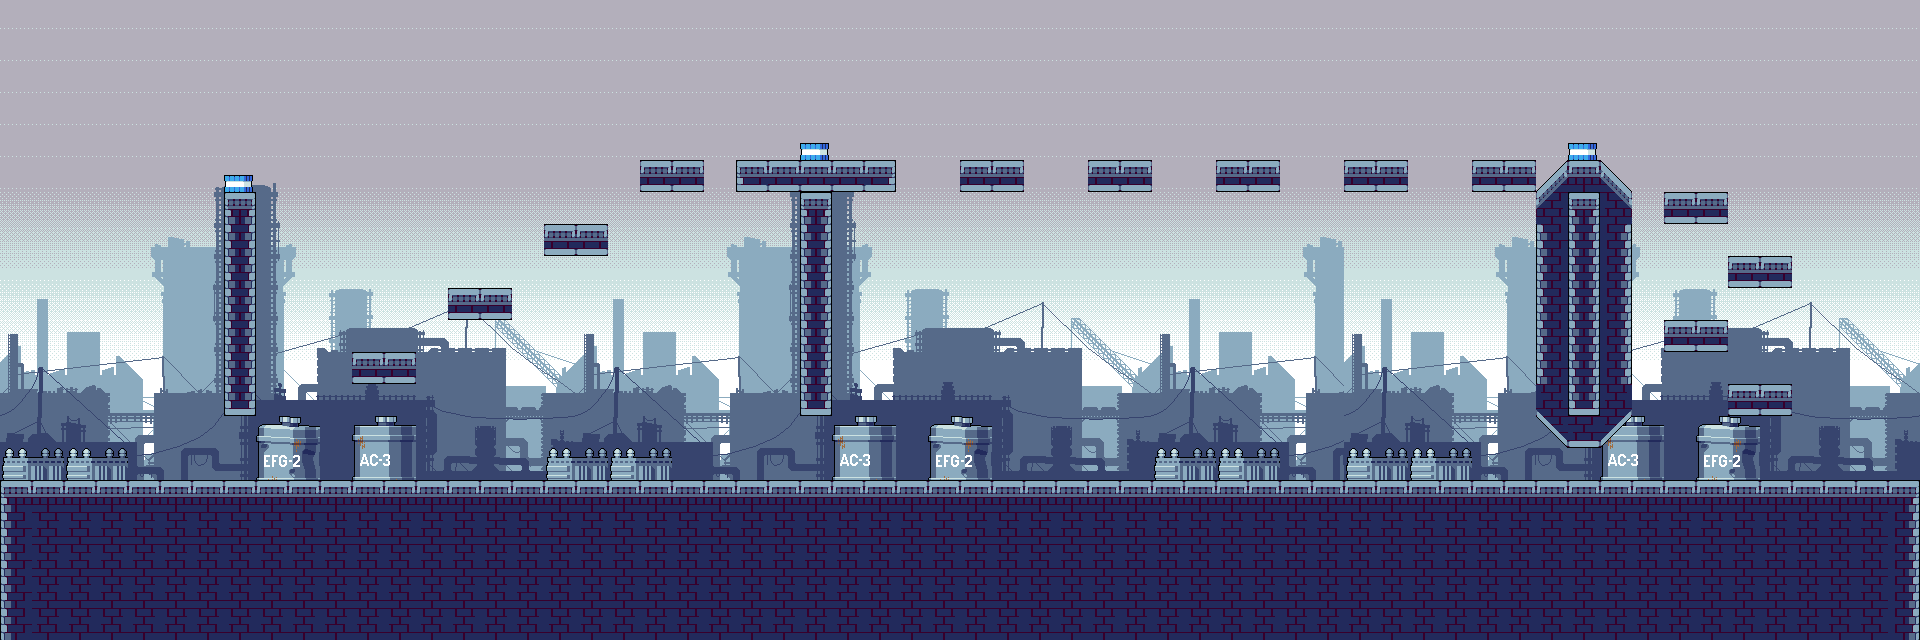

A level layout from a 2D game, rendered from its tile map. Below: a short description, then the map file with tile-grid data replaced by summaries:
An orthogonal 60x20 tile map with 32x32 px tiles, 7 tile layers (Tile Layer 1, Tile Layer 2, Tile Layer 3, Tile Layer 4, ...), 12 tilesets.

<map version="1.0" orientation="orthogonal" renderorder="right-down" width="60" height="20" tilewidth="32" tileheight="32" nextobjectid="1">
 <tileset firstgid="1" name="1" tilewidth="32" tileheight="32">
  <image source="../tiles/factory/2 Background/Day/1.png" width="576" height="324" />
 </tileset>
 <tileset firstgid="181" name="2" tilewidth="32" tileheight="32">
  <image source="../tiles/factory/2 Background/Day/2.png" width="576" height="324" />
 </tileset>
 <tileset firstgid="361" name="3" tilewidth="32" tileheight="32">
  <image source="../tiles/factory/2 Background/Day/3.png" width="576" height="324" />
 </tileset>
 <tileset firstgid="541" name="4" tilewidth="32" tileheight="32">
  <image source="../tiles/factory/2 Background/Day/4.png" width="576" height="324" />
 </tileset>
 <tileset firstgid="721" name="5" tilewidth="32" tileheight="32">
  <image source="../tiles/factory/2 Background/Day/5.png" width="576" height="324" />
 </tileset>
 <tileset firstgid="901" name="Tileset" tilewidth="32" tileheight="32">
  <image source="../tiles/factory/1 Tiles/Tileset.png" width="256" height="256" />
 </tileset>
 <tileset firstgid="965" name="24" tilewidth="32" tileheight="32">
  <image source="../tiles/factory/3 Objects/2 Decoration/24.png" width="68" height="76" />
 </tileset>
 <tileset firstgid="969" name="25" tilewidth="32" tileheight="32">
  <image source="../tiles/factory/3 Objects/2 Decoration/25.png" width="68" height="77" />
 </tileset>
 <tileset firstgid="973" name="25" tilewidth="32" tileheight="32">
  <image source="../tiles/factory/3 Objects/2 Decoration/25.png" width="68" height="77" />
 </tileset>
 <tileset firstgid="977" name="26" tilewidth="32" tileheight="32">
  <image source="../tiles/factory/3 Objects/2 Decoration/26.png" width="68" height="48" />
 </tileset>
 <tileset firstgid="979" name="27" tilewidth="32" tileheight="32">
  <image source="../tiles/factory/3 Objects/2 Decoration/27.png" width="78" height="35" />
 </tileset>
 <tileset firstgid="981" name="Chest" tilewidth="32" tileheight="32">
  <image source="../tiles/factory/4 Animated objects/Chest.png" width="128" height="32" />
 </tileset>
 <layer name="Tile Layer 1" width="60" height="20">
  <data>[1200 cells, 900 non-empty, 180 distinct tile ids]</data>
 </layer>
 <layer name="Tile Layer 2" width="60" height="20">
  <data>[1200 cells, 600 non-empty, 180 distinct tile ids]</data>
 </layer>
 <layer name="Tile Layer 3" width="60" height="20">
  <data>[1200 cells, 640 non-empty, 180 distinct tile ids]</data>
 </layer>
 <layer name="Tile Layer 4" width="60" height="20">
  <data>[1200 cells, 600 non-empty, 180 distinct tile ids]</data>
 </layer>
 <layer name="Tile Layer 5" width="60" height="20">
  <data>[1200 cells, 600 non-empty, 180 distinct tile ids]</data>
 </layer>
 <layer name="Tile Layer 6" width="60" height="20">
  <data>[1200 cells, 340 non-empty, 16 distinct tile ids]</data>
 </layer>
 <layer name="Tile Layer 7" width="60" height="20">
  <data>[1200 cells, 75 non-empty, 19 distinct tile ids]</data>
 </layer>
</map>
